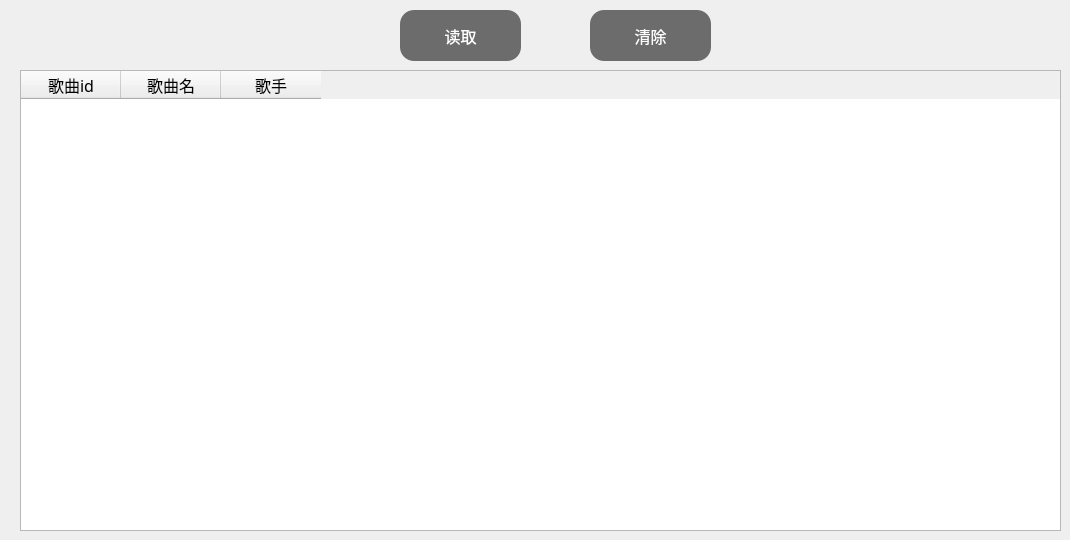
    <widget class="QWidget" name="tab_3">
     <attribute name="title">
      <string>Music</string>
     </attribute>
     <widget class="QTableWidget" name="music_table">
      <property name="geometry">
       <rect>
        <x>20</x>
        <y>70</y>
        <width>1041</width>
        <height>461</height>
       </rect>
      </property>
      <property name="font">
       <font>
        <family>微软雅黑</family>
        <pointsize>13</pointsize>
       </font>
      </property>
      <column>
       <property name="text">
        <string>歌曲id</string>
       </property>
       <property name="font">
        <font>
         <family>微软雅黑</family>
         <pointsize>12</pointsize>
        </font>
       </property>
      </column>
      <column>
       <property name="text">
        <string>歌曲名</string>
       </property>
       <property name="font">
        <font>
         <family>微软雅黑</family>
         <pointsize>12</pointsize>
        </font>
       </property>
      </column>
      <column>
       <property name="text">
        <string>歌手</string>
       </property>
       <property name="font">
        <font>
         <family>微软雅黑</family>
         <pointsize>12</pointsize>
        </font>
       </property>
      </column>
     </widget>
     <widget class="QPushButton" name="tableinf_Button">
      <property name="geometry">
       <rect>
        <x>400</x>
        <y>10</y>
        <width>121</width>
        <height>51</height>
       </rect>
      </property>
      <property name="styleSheet">
       <string notr="true">QPushButton{
background:#6C6C6C;
color:white;
box-shadow: 1px 1px 3px rgba(0,0,0,0.3);font-size:16px;border-radius: 14px;font-family: 微软雅黑;
}
QPushButton:hover{
background:#9D9D9D;
}
QPushButton:pressed{
border: 1px solid #3C3C3C!important;
}
</string>
      </property>
      <property name="text">
       <string>读取</string>
      </property>
     </widget>
     <widget class="QPushButton" name="clear_Button">
      <property name="geometry">
       <rect>
        <x>590</x>
        <y>10</y>
        <width>121</width>
        <height>51</height>
       </rect>
      </property>
      <property name="styleSheet">
       <string notr="true">QPushButton{
background:#6C6C6C;
color:white;
box-shadow: 1px 1px 3px rgba(0,0,0,0.3);font-size:16px;border-radius: 14px;font-family: 微软雅黑;
}
QPushButton:hover{
background:#9D9D9D;
}
QPushButton:pressed{
border: 1px solid #3C3C3C!important;
}
</string>
      </property>
      <property name="text">
       <string>清除</string>
      </property>
     </widget>
     <zorder>tableinf_Button</zorder>
     <zorder>clear_Button</zorder>
     <zorder>music_table</zorder>
    </widget>
